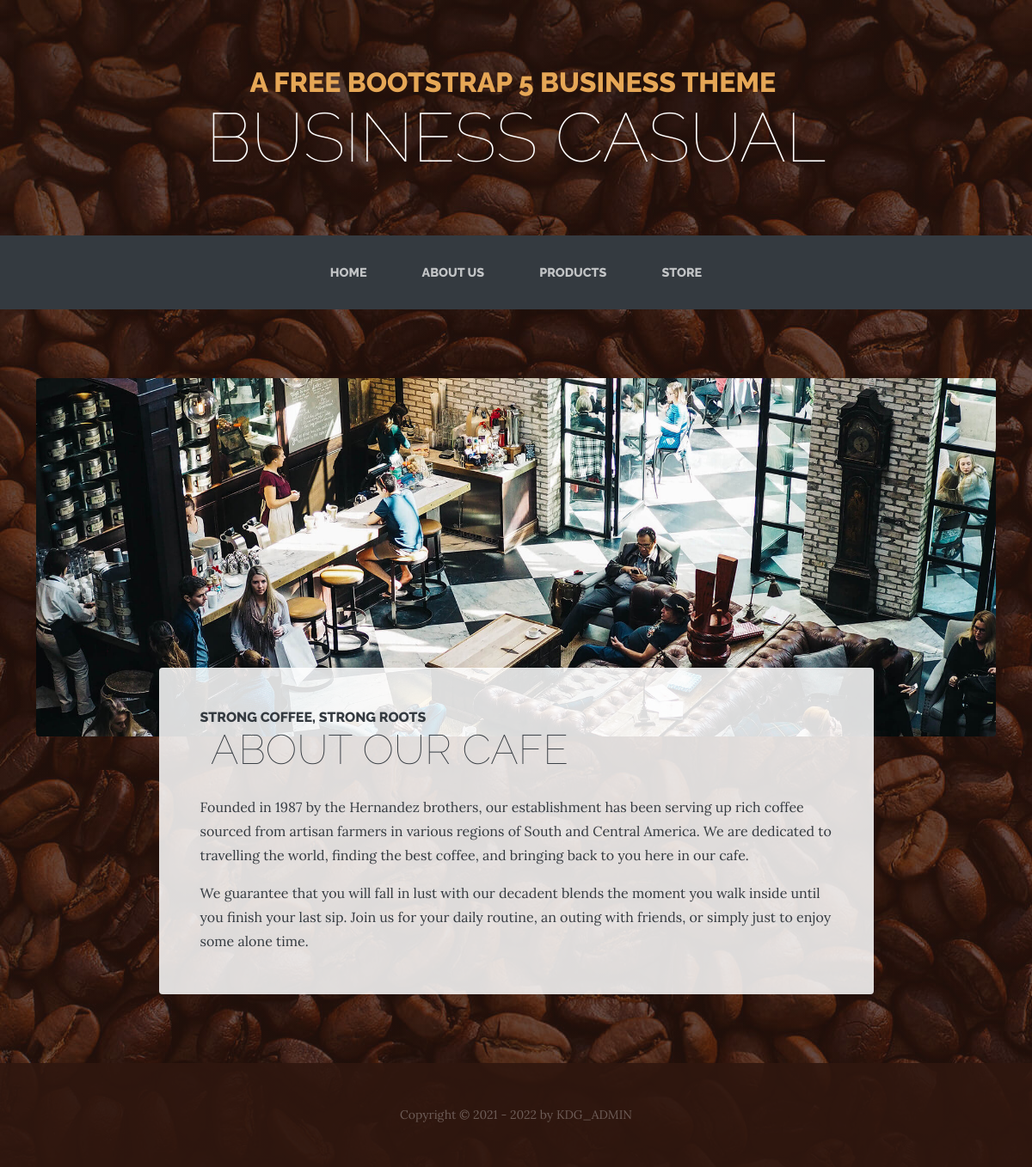
/?page=about&id=1, run on the app's committed database.
### tables this page shows
CREATE TABLE `articles` (
  `title` varchar(65) NOT NULL,
  `body` longtext NOT NULL,
  `id` int(12) NOT NULL,
  `author` varchar(65) NOT NULL,
  `created_date` varchar(200) NOT NULL,
  `category` varchar(65) NOT NULL,
  `keywords` varchar(65) NOT NULL,
  `description` text NOT NULL,
  `image` varchar(65) NOT NULL,
  `active` tinyint(1) NOT NULL DEFAULT 1,
  `page` varchar(140) NOT NULL,
  `img_alt` varchar(140) NOT NULL,
  `show_title` int(1) NOT NULL DEFAULT 1,
  `show_byline` int(11) NOT NULL DEFAULT 1,
  `no_index` int(11) NOT NULL DEFAULT 0,
  `featured` int(11) NOT NULL DEFAULT 0,
  `copy` varchar(32) NOT NULL DEFAULT '(c) 2017 by KDG Web Design',
  `slide_category` varchar(32) NOT NULL,
  `hits` int(11) NOT NULL,
  `schemadata` longtext NOT NULL,
  `moddate` varchar(128) NOT NULL,
  `modauthor` varchar(128) NOT NULL
);

### index.php (called while the page is built, shortened)
<?php
include 'head.php';
include 'body.php';
include 'footer.php';
?>

### admin/classes/article.class.php (called while the page is built, shortened)
<?php
class Article {
    static protected $database;
    static public function set_database($database) {
        self::$database = $database;
    }
    static public function find_by_sql($sql) {
       $result = self::$database->query($sql);
        $object_array = [];
        while($record = $result->fetch_assoc()) {
            $object_array[] = self::instantiate($record);
        }
        return $object_array;
    }
    static public function find_by_id($id){
        $sql = "SELECT * FROM articles ";
        $sql .= "WHERE id='". $id ."'";
        $obj_array = self::find_by_sql($sql);
        if(!empty($obj_array)) {
            return array_shift($obj_array);
        } else {
            return false;
        }
    }
    static protected function instantiate($record) {
        $object = new self;
        foreach($record as $property => $value) {
           if(property_exists($object, $property)) {
                $object->$property = $value;
            }
        }
        return $object;
    }
}
?>

### body.php (the view, shortened to what this page needs)
<?php
if (!empty ($_GET['page'])) {
	$page = $_GET['page'];
    $id = $_GET['id'] ?? false;
    if($id) {
        $article = Article::find_by_id($id);
    }
}
$bgImg = "assets/img/bg.jpg";
if(isset($_GET['page']) && $_GET['page'] != ""){
	switch($page) {
		case "$page";
		?>
		<body style="background:linear-gradient(rgba(47, 23, 15, 0.65), rgba(47, 23, 15, 0.65)), url('<?php echo $bgImg; ?>')">
	<?php include 'header.php'; ?>
		<?php
		echo $article->body;
		break;
	}
}
?>

### data on the page
articles: body (picture), body "STRONG COFFEE, STRONG ROOTS ABOUT OUR CAFE Founded in 1987 by the Hernandez brothers, our establishment has been serving up rich coffee sourced from artisan farmers in various regions of South and Central America. We are dedicated to travelling the world, finding the best coffee, and bringing back to you here in our cafe. We guarantee that you will fall in lust with our decadent blends the moment you walk inside until you finish your last sip. Join us for your daily routine, an outing with friends, or simply just to enjoy some alone time."

### other printed values
$copy "Copyright © 2021 - 2022"
